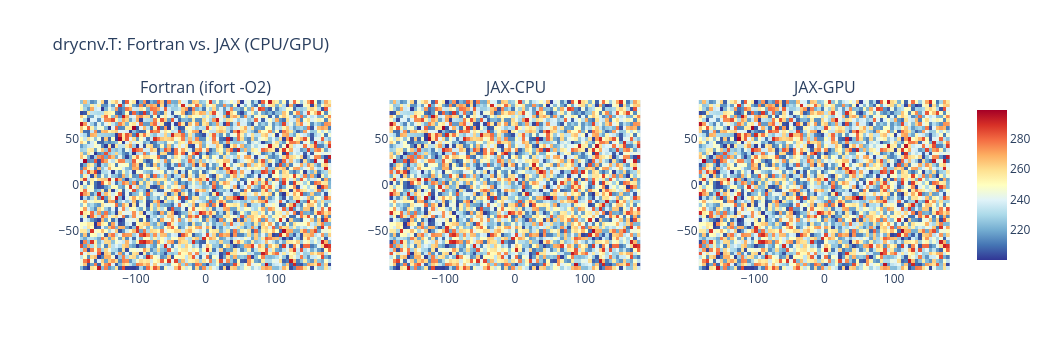
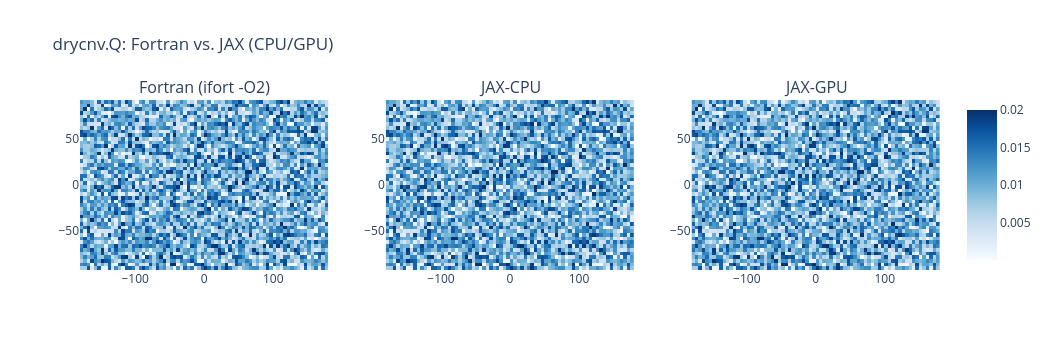

These figures' notebook cell, in order:
### Markdown cell above
## 4. DRYCNV — surface layer (layer 0), Fortran vs. JAX (CPU/GPU)

### Code cell
drycnv_dashboards = {}
for field in DRYCNV_FIELDS:
    fig = leg_dashboard(drycnv_maps, field, FIELD_COLORSCALE[field], "drycnv")
    drycnv_dashboards[field] = fig
    fig.show()

### Figure 1 — Plotly figure (JSON) as saved in the notebook; plotly's stock layout.template omitted (floating-point values rounded to 4 significant figures; data arrays with more than 128 entries replaced by an {"elided": "..."} marker saying what was removed)
{"data": [{"colorscale": [[0.0, "rgb(49,54,149)"], [0.1, "rgb(69,117,180)"], [0.2, "rgb(116,173,209)"], [0.3, "rgb(171,217,233)"], [0.4, "rgb(224,243,248)"], [0.5, "rgb(255,255,191)"], [0.6, "rgb(254,224,144)"], [0.7, "rgb(253,174,97)"], [0.8, "rgb(244,109,67)"], [0.9, "rgb(215,48,39)"], [1.0, "rgb(165,0,38)"]], "showscale": false, "type": "heatmap", "x": [-177.5, -172.5, -167.5, -162.5, -157.5, -152.5, -147.5, -142.5, -137.5, -132.5, -127.5, -122.5, -117.5, -112.5, -107.5, -102.5, -97.5, -92.5, -87.5, -82.5, -77.5, -72.5, -67.5, -62.5, -57.5, -52.5, -47.5, -42.5, -37.5, -32.5, -27.5, -22.5, -17.5, -12.5, -7.5, -2.5, 2.5, 7.5, 12.5, 17.5, 22.5, 27.5, 32.5, 37.5, 42.5, 47.5, 52.5, 57.5, 62.5, 67.5, 72.5, 77.5, 82.5, 87.5, 92.5, 97.5, 102.5, 107.5, 112.5, 117.5, 122.5, 127.5, 132.5, 137.5, 142.5, 147.5, 152.5, 157.5, 162.5, 167.5, 172.5, 177.5], "xaxis": "x", "y": [-90.0, -86.0, -82.0, -78.0, -74.0, -70.0, -66.0, -62.0, -58.0, -54.0, -50.0, -46.0, -42.0, -38.0, -34.0, -30.0, -26.0, -22.0, -18.0, -14.0, -10.0, -6.0, -2.0, 2.0, 6.0, 10.0, 14.0, 18.0, 22.0, 26.0, 30.0, 34.0, 38.0, 42.0, 46.0, 50.0, 54.0, 58.0, 62.0, 66.0, 70.0, 74.0, 78.0, 82.0, 86.0, 90.0], "yaxis": "y", "z": {"elided": "46x72 float values"}}, {"colorscale": [[0.0, "rgb(49,54,149)"], [0.1, "rgb(69,117,180)"], [0.2, "rgb(116,173,209)"], [0.3, "rgb(171,217,233)"], [0.4, "rgb(224,243,248)"], [0.5, "rgb(255,255,191)"], [0.6, "rgb(254,224,144)"], [0.7, "rgb(253,174,97)"], [0.8, "rgb(244,109,67)"], [0.9, "rgb(215,48,39)"], [1.0, "rgb(165,0,38)"]], "showscale": false, "type": "heatmap", "x": [-177.5, -172.5, -167.5, -162.5, -157.5, -152.5, -147.5, -142.5, -137.5, -132.5, -127.5, -122.5, -117.5, -112.5, -107.5, -102.5, -97.5, -92.5, -87.5, -82.5, -77.5, -72.5, -67.5, -62.5, -57.5, -52.5, -47.5, -42.5, -37.5, -32.5, -27.5, -22.5, -17.5, -12.5, -7.5, -2.5, 2.5, 7.5, 12.5, 17.5, 22.5, 27.5, 32.5, 37.5, 42.5, 47.5, 52.5, 57.5, 62.5, 67.5, 72.5, 77.5, 82.5, 87.5, 92.5, 97.5, 102.5, 107.5, 112.5, 117.5, 122.5, 127.5, 132.5, 137.5, 142.5, 147.5, 152.5, 157.5, 162.5, 167.5, 172.5, 177.5], "xaxis": "x2", "y": [-90.0, -86.0, -82.0, -78.0, -74.0, -70.0, -66.0, -62.0, -58.0, -54.0, -50.0, -46.0, -42.0, -38.0, -34.0, -30.0, -26.0, -22.0, -18.0, -14.0, -10.0, -6.0, -2.0, 2.0, 6.0, 10.0, 14.0, 18.0, 22.0, 26.0, 30.0, 34.0, 38.0, 42.0, 46.0, 50.0, 54.0, 58.0, 62.0, 66.0, 70.0, 74.0, 78.0, 82.0, 86.0, 90.0], "yaxis": "y2", "z": {"elided": "46x72 float values"}}, {"colorscale": [[0.0, "rgb(49,54,149)"], [0.1, "rgb(69,117,180)"], [0.2, "rgb(116,173,209)"], [0.3, "rgb(171,217,233)"], [0.4, "rgb(224,243,248)"], [0.5, "rgb(255,255,191)"], [0.6, "rgb(254,224,144)"], [0.7, "rgb(253,174,97)"], [0.8, "rgb(244,109,67)"], [0.9, "rgb(215,48,39)"], [1.0, "rgb(165,0,38)"]], "showscale": true, "type": "heatmap", "x": [-177.5, -172.5, -167.5, -162.5, -157.5, -152.5, -147.5, -142.5, -137.5, -132.5, -127.5, -122.5, -117.5, -112.5, -107.5, -102.5, -97.5, -92.5, -87.5, -82.5, -77.5, -72.5, -67.5, -62.5, -57.5, -52.5, -47.5, -42.5, -37.5, -32.5, -27.5, -22.5, -17.5, -12.5, -7.5, -2.5, 2.5, 7.5, 12.5, 17.5, 22.5, 27.5, 32.5, 37.5, 42.5, 47.5, 52.5, 57.5, 62.5, 67.5, 72.5, 77.5, 82.5, 87.5, 92.5, 97.5, 102.5, 107.5, 112.5, 117.5, 122.5, 127.5, 132.5, 137.5, 142.5, 147.5, 152.5, 157.5, 162.5, 167.5, 172.5, 177.5], "xaxis": "x3", "y": [-90.0, -86.0, -82.0, -78.0, -74.0, -70.0, -66.0, -62.0, -58.0, -54.0, -50.0, -46.0, -42.0, -38.0, -34.0, -30.0, -26.0, -22.0, -18.0, -14.0, -10.0, -6.0, -2.0, 2.0, 6.0, 10.0, 14.0, 18.0, 22.0, 26.0, 30.0, 34.0, 38.0, 42.0, 46.0, 50.0, 54.0, 58.0, 62.0, 66.0, 70.0, 74.0, 78.0, 82.0, 86.0, 90.0], "yaxis": "y3", "z": {"elided": "46x72 float values"}}], "layout": {"annotations": [{"font": {"size": 16}, "showarrow": false, "text": "Fortran (ifort -O2)", "x": 0.1444, "xanchor": "center", "xref": "paper", "y": 1.0, "yanchor": "bottom", "yref": "paper"}, {"font": {"size": 16}, "showarrow": false, "text": "JAX-CPU", "x": 0.5, "xanchor": "center", "xref": "paper", "y": 1.0, "yanchor": "bottom", "yref": "paper"}, {"font": {"size": 16}, "showarrow": false, "text": "JAX-GPU", "x": 0.8556, "xanchor": "center", "xref": "paper", "y": 1.0, "yanchor": "bottom", "yref": "paper"}], "height": 350, "title": {"text": "drycnv.T: Fortran vs. JAX (CPU/GPU)"}, "width": 1050, "xaxis": {"anchor": "y", "domain": [0.0, 0.2889]}, "xaxis2": {"anchor": "y2", "domain": [0.3556, 0.6444]}, "xaxis3": {"anchor": "y3", "domain": [0.7111, 1.0]}, "yaxis": {"anchor": "x", "domain": [0.0, 1.0]}, "yaxis2": {"anchor": "x2", "domain": [0.0, 1.0]}, "yaxis3": {"anchor": "x3", "domain": [0.0, 1.0]}}}

### Figure 2 — Plotly figure (JSON) as saved in the notebook; plotly's stock layout.template omitted (floating-point values rounded to 4 significant figures; data arrays with more than 128 entries replaced by an {"elided": "..."} marker saying what was removed)
{"data": [{"colorscale": [[0.0, "rgb(247,251,255)"], [0.125, "rgb(222,235,247)"], [0.25, "rgb(198,219,239)"], [0.375, "rgb(158,202,225)"], [0.5, "rgb(107,174,214)"], [0.625, "rgb(66,146,198)"], [0.75, "rgb(33,113,181)"], [0.875, "rgb(8,81,156)"], [1.0, "rgb(8,48,107)"]], "showscale": false, "type": "heatmap", "x": [-177.5, -172.5, -167.5, -162.5, -157.5, -152.5, -147.5, -142.5, -137.5, -132.5, -127.5, -122.5, -117.5, -112.5, -107.5, -102.5, -97.5, -92.5, -87.5, -82.5, -77.5, -72.5, -67.5, -62.5, -57.5, -52.5, -47.5, -42.5, -37.5, -32.5, -27.5, -22.5, -17.5, -12.5, -7.5, -2.5, 2.5, 7.5, 12.5, 17.5, 22.5, 27.5, 32.5, 37.5, 42.5, 47.5, 52.5, 57.5, 62.5, 67.5, 72.5, 77.5, 82.5, 87.5, 92.5, 97.5, 102.5, 107.5, 112.5, 117.5, 122.5, 127.5, 132.5, 137.5, 142.5, 147.5, 152.5, 157.5, 162.5, 167.5, 172.5, 177.5], "xaxis": "x", "y": [-90.0, -86.0, -82.0, -78.0, -74.0, -70.0, -66.0, -62.0, -58.0, -54.0, -50.0, -46.0, -42.0, -38.0, -34.0, -30.0, -26.0, -22.0, -18.0, -14.0, -10.0, -6.0, -2.0, 2.0, 6.0, 10.0, 14.0, 18.0, 22.0, 26.0, 30.0, 34.0, 38.0, 42.0, 46.0, 50.0, 54.0, 58.0, 62.0, 66.0, 70.0, 74.0, 78.0, 82.0, 86.0, 90.0], "yaxis": "y", "z": {"elided": "46x72 float values"}}, {"colorscale": [[0.0, "rgb(247,251,255)"], [0.125, "rgb(222,235,247)"], [0.25, "rgb(198,219,239)"], [0.375, "rgb(158,202,225)"], [0.5, "rgb(107,174,214)"], [0.625, "rgb(66,146,198)"], [0.75, "rgb(33,113,181)"], [0.875, "rgb(8,81,156)"], [1.0, "rgb(8,48,107)"]], "showscale": false, "type": "heatmap", "x": [-177.5, -172.5, -167.5, -162.5, -157.5, -152.5, -147.5, -142.5, -137.5, -132.5, -127.5, -122.5, -117.5, -112.5, -107.5, -102.5, -97.5, -92.5, -87.5, -82.5, -77.5, -72.5, -67.5, -62.5, -57.5, -52.5, -47.5, -42.5, -37.5, -32.5, -27.5, -22.5, -17.5, -12.5, -7.5, -2.5, 2.5, 7.5, 12.5, 17.5, 22.5, 27.5, 32.5, 37.5, 42.5, 47.5, 52.5, 57.5, 62.5, 67.5, 72.5, 77.5, 82.5, 87.5, 92.5, 97.5, 102.5, 107.5, 112.5, 117.5, 122.5, 127.5, 132.5, 137.5, 142.5, 147.5, 152.5, 157.5, 162.5, 167.5, 172.5, 177.5], "xaxis": "x2", "y": [-90.0, -86.0, -82.0, -78.0, -74.0, -70.0, -66.0, -62.0, -58.0, -54.0, -50.0, -46.0, -42.0, -38.0, -34.0, -30.0, -26.0, -22.0, -18.0, -14.0, -10.0, -6.0, -2.0, 2.0, 6.0, 10.0, 14.0, 18.0, 22.0, 26.0, 30.0, 34.0, 38.0, 42.0, 46.0, 50.0, 54.0, 58.0, 62.0, 66.0, 70.0, 74.0, 78.0, 82.0, 86.0, 90.0], "yaxis": "y2", "z": {"elided": "46x72 float values"}}, {"colorscale": [[0.0, "rgb(247,251,255)"], [0.125, "rgb(222,235,247)"], [0.25, "rgb(198,219,239)"], [0.375, "rgb(158,202,225)"], [0.5, "rgb(107,174,214)"], [0.625, "rgb(66,146,198)"], [0.75, "rgb(33,113,181)"], [0.875, "rgb(8,81,156)"], [1.0, "rgb(8,48,107)"]], "showscale": true, "type": "heatmap", "x": [-177.5, -172.5, -167.5, -162.5, -157.5, -152.5, -147.5, -142.5, -137.5, -132.5, -127.5, -122.5, -117.5, -112.5, -107.5, -102.5, -97.5, -92.5, -87.5, -82.5, -77.5, -72.5, -67.5, -62.5, -57.5, -52.5, -47.5, -42.5, -37.5, -32.5, -27.5, -22.5, -17.5, -12.5, -7.5, -2.5, 2.5, 7.5, 12.5, 17.5, 22.5, 27.5, 32.5, 37.5, 42.5, 47.5, 52.5, 57.5, 62.5, 67.5, 72.5, 77.5, 82.5, 87.5, 92.5, 97.5, 102.5, 107.5, 112.5, 117.5, 122.5, 127.5, 132.5, 137.5, 142.5, 147.5, 152.5, 157.5, 162.5, 167.5, 172.5, 177.5], "xaxis": "x3", "y": [-90.0, -86.0, -82.0, -78.0, -74.0, -70.0, -66.0, -62.0, -58.0, -54.0, -50.0, -46.0, -42.0, -38.0, -34.0, -30.0, -26.0, -22.0, -18.0, -14.0, -10.0, -6.0, -2.0, 2.0, 6.0, 10.0, 14.0, 18.0, 22.0, 26.0, 30.0, 34.0, 38.0, 42.0, 46.0, 50.0, 54.0, 58.0, 62.0, 66.0, 70.0, 74.0, 78.0, 82.0, 86.0, 90.0], "yaxis": "y3", "z": {"elided": "46x72 float values"}}], "layout": {"annotations": [{"font": {"size": 16}, "showarrow": false, "text": "Fortran (ifort -O2)", "x": 0.1444, "xanchor": "center", "xref": "paper", "y": 1.0, "yanchor": "bottom", "yref": "paper"}, {"font": {"size": 16}, "showarrow": false, "text": "JAX-CPU", "x": 0.5, "xanchor": "center", "xref": "paper", "y": 1.0, "yanchor": "bottom", "yref": "paper"}, {"font": {"size": 16}, "showarrow": false, "text": "JAX-GPU", "x": 0.8556, "xanchor": "center", "xref": "paper", "y": 1.0, "yanchor": "bottom", "yref": "paper"}], "height": 350, "title": {"text": "drycnv.Q: Fortran vs. JAX (CPU/GPU)"}, "width": 1050, "xaxis": {"anchor": "y", "domain": [0.0, 0.2889]}, "xaxis2": {"anchor": "y2", "domain": [0.3556, 0.6444]}, "xaxis3": {"anchor": "y3", "domain": [0.7111, 1.0]}, "yaxis": {"anchor": "x", "domain": [0.0, 1.0]}, "yaxis2": {"anchor": "x2", "domain": [0.0, 1.0]}, "yaxis3": {"anchor": "x3", "domain": [0.0, 1.0]}}}
